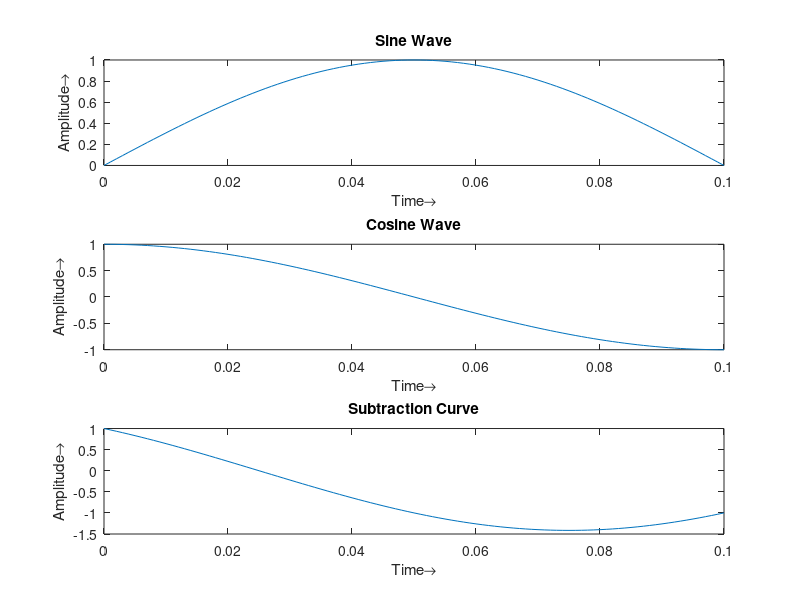

MATLAB code for this plot:
% Subtracting Two Continuous Signals

t = 0:0.001:0.1;
f = input('Enter Frequency: ');
wt = 2*pi*f*t;

x1 = sin(wt);
subplot(3,1,1);
plot(t,x1);
title('Sine Wave');
xlabel('Time→');
ylabel('Amplitude→');

x2 = cos(wt);
subplot(3,1,2);
plot(t,x2);
title('Cosine Wave');
xlabel('Time→');
ylabel('Amplitude→');

y = x2-x1;
subplot(3,1,3);
plot(t,y);
title('Subtraction Curve');
xlabel('Time→');
ylabel('Amplitude→');